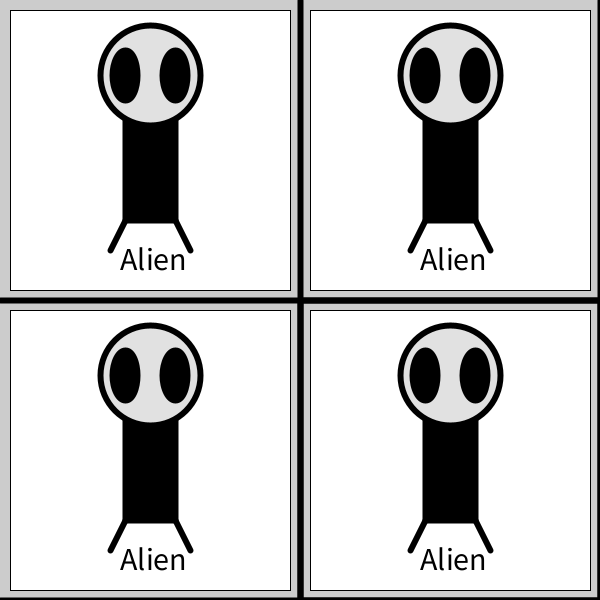
Frame 1 (no input)
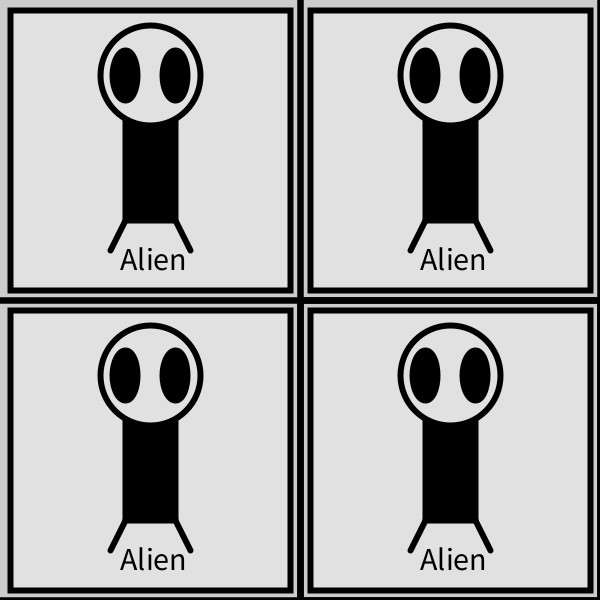
Frame 2 (the mouse pressed at the canvas centre, redrawn once)

The Processing sketch that drew these frames (run headless with seeded random() and noise(); the mouse was pressed at the canvas centre and the sketch redrawn once):

// Processing sketch: sketch_4Alien
// ── sketch_4Alien.pde
// Opgave 1

// a) Linje 42

// b) Linje 9,10,12,13

// c) 2 parametre

// d):

int x=0;
int y=0;
void setup(){
  size (600,600);
  noLoop();
}

void draw(){
    // make frame behind alien
  frameFunction(0,0);
  frameFunction(300,0);
  
  frameFunction(0,300);
  frameFunction(300,300);
  
  drawAlien(x,y);
  drawAlien(x+300,y);
  drawAlien(x,y+300);
  drawAlien(x+300,y+300);
}

void frameFunction(int x, int y ){
  rect(10+x,10+y,280,280);
}

void drawAlien(int x, int y){
  
  //divide screen i four squares
  strokeWeight(6);
  line(x+300,y,x+300,y+600);//vertical line
  line (x+0,y+300,x+600,y+300); //Horizontal line
  
  // make body and color black
  fill(0);
  rect(x+125,y+120,50,100);
  fill(225);
  
  // make head and color white
  circle(x+150,y+75,100);
  
  //make legs and thick
  line(x+125,y+220,x+110,y+250);
  line(x+175,y+220,x+190,y+250);
  
  //text
  fill(0);
  textSize(32);
  text("Alien", x+120, y+270);
  fill(225);
  
  // make eys and color black
  fill(0,0,0);
  ellipse(x+125, y+75, 25, 50);
  ellipse(x+175, y+75, 25, 50);
  fill(225,225,225);
}
